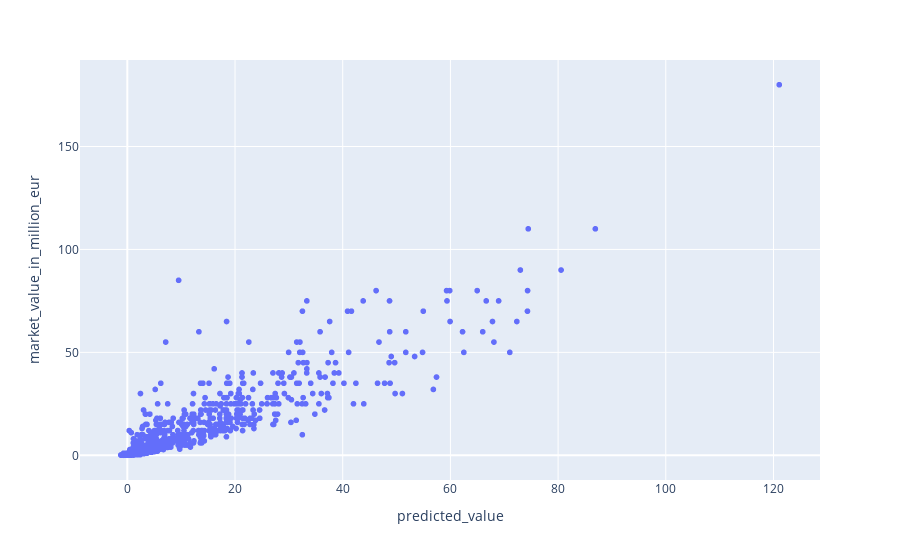

This figure's notebook cell:
### Code cell
forecast_df, regressor, y_test = predict_future_values(    pdf_train, 
    pdf_test, [2023, 2024, 2025, 2026, 2027, 2028], features)

### Figure 1 — Plotly figure (JSON) as saved in the notebook; plotly's stock layout.template omitted (floating-point values rounded to 4 significant figures; data arrays with more than 128 entries replaced by an {"elided": "..."} marker saying what was removed)
{"data": [{"customdata": {"elided": "1317x2 mixed values"}, "hovertemplate": "predicted_value=%{x}<br>market_value_in_million_eur=%{y}<br>name=%{customdata[0]}<br>age=%{customdata[1]}<extra></extra>", "legendgroup": "", "marker": {"color": "#636efa", "symbol": "circle"}, "mode": "markers", "name": "", "showlegend": false, "type": "scattergl", "x": {"elided": "1317 float values"}, "xaxis": "x", "y": {"elided": "1317 float values"}, "yaxis": "y"}], "layout": {"legend": {"tracegroupgap": 0}, "margin": {"t": 60}, "xaxis": {"anchor": "y", "domain": [0, 1], "title": {"text": "predicted_value"}}, "yaxis": {"anchor": "x", "domain": [0, 1], "title": {"text": "market_value_in_million_eur"}}}}
